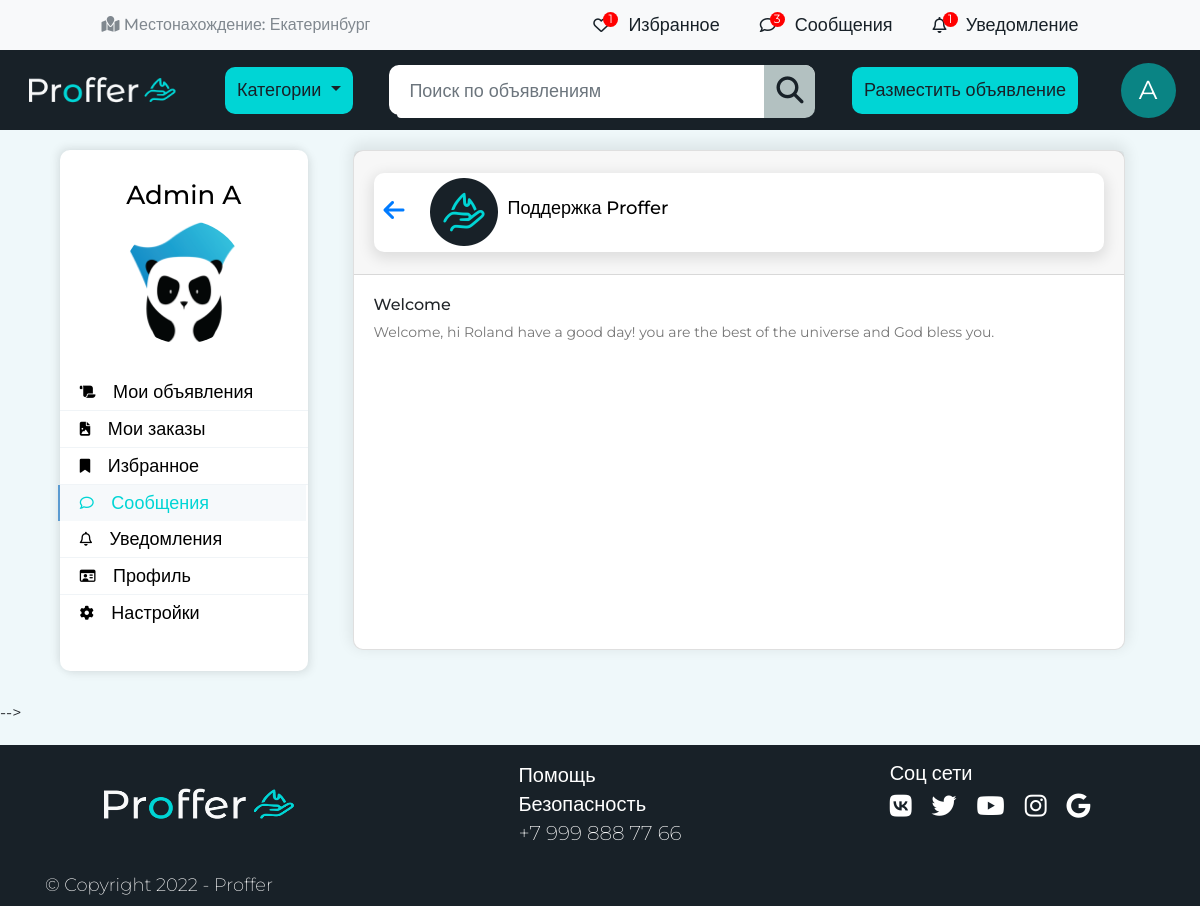
The page /accounts/profile_user/notifications/1/ (signed in) on the database its author committed.
### oursite/models.py (models this page shows, shortened)
class ImageForUser(models.Model):
    user = models.ForeignKey(User, related_name='userPic', on_delete=models.CASCADE)
    image = models.ImageField(upload_to='products/%Y/%m/%d', default='../static/images/v20_51.png')
    userstr = str(user)

class Notifications(models.Model):
    members = models.ManyToManyField(User, verbose_name=_("Пользователь"))
    image = models.ImageField(upload_to='products/%Y/%m/%d', null=True, blank=True)
    title = models.CharField(max_length=200)
    clickbait = models.TextField()
    overview = models.TextField()
    url = models.CharField(max_length=200)
    pub_date = models.DateTimeField(_('Дата уведомления'), default=timezone.now)

### oursite/views.py (the view)
# urls.py: path('accounts/profile_user/notifications/<id>/', views.notification, name='notification'),
@login_required(login_url='/register')
def notification(request, id):
    image = ImageForUser.objects.get(user=request.user)
    nots = get_object_or_404(Notifications,
                                id=id)
    return render(request, 'oursite/notification.html', {'nots': nots,
                                                         'image': image})

### cart/context_processors.py (called while the page is built)
def cart(request):
    return {'cart': Cart(request)}

### oursite/templates/oursite/notification.html (shortened to what this page needs)
{% extends "oursite/index.html" %}
{% load static %}
{% block content %}
{% load humanize %}
    <div class="container">
        <div class="profile">
            <div class="col-md-3">
                <div class="profile-sidebar">
                    <div class="profile-usertitle">
                        <div class="profile-usertitle-name">
                            {{ user.first_name }} {{ user.last_name.0 }}
                        </div>
                    </div>
                    <div class="profile-userpic">
                        <img src="{{ image.image.url }}" class="img-responsive" alt="">
                    </div>
                    <div class="profile-usermenu">
                        <ul class="nav">
                            <li><a class="dropdown-item" href="{% url 'oursite:profilee' %}">&nbsp;&nbsp;<i class="fa-solid fa-scroll"></i>&nbsp;&nbsp;Мои объявления</a></li>
                            <li><a class="dropdown-item" href="{% url 'oursite:profile_buying' %}">&nbsp;&nbsp;<i class="fa-solid fa-file-image"></i>&nbsp;&nbsp;Мои заказы</a></li>
                            <li><a class="dropdown-item" href="{% url 'cart:cart_detail' %}">&nbsp;&nbsp;<i class="fa-solid fa-bookmark"></i>&nbsp;&nbsp;Избранное</a></li>
                            <li class="active"><a class="dropdown-item" href="{% url 'oursite:dialogs' %}">&nbsp;&nbsp;<i class="fa-regular fa-comment"></i>&nbsp;&nbsp;Сообщения</a></li>
                            <li><a class="dropdown-item" href="{% url 'oursite:notifications' %}">&nbsp;&nbsp;<i class="fa-regular fa-bell"></i>&nbsp;&nbsp;Уведомления</a></li>
                            <li><a class="dropdown-item" href="{% url 'oursite:profile_manage' %}">&nbsp;&nbsp;<i class="fa-regular fa-id-card"></i>&nbsp;&nbsp;Профиль</a></li>
                            <li><a class="dropdown-item" href="">&nbsp;&nbsp;<i class="fa-solid fa-gear"></i>&nbsp;&nbsp;Настройки</a></li>
                        </ul>
                    </div>
                </div>
            </div>
            <div class="col-md-9">
                <div class="profile-content">
                    <div class="col-lg-12 col-md-12">
                        <div class="card panel panel-default chat-widget">
                        <div class="card-header">
                                <div class="inbox_chat_top">
                                    <div class="chat_list active_chat">
                                    <div class="chat_people_img">
                                        <span class="chat_back"><a href="{% url 'oursite:notifications' %}"><i class="fa fa-arrow-left" style="font-size:24px"></i></a></span>
                                        <div class="chat_img"><img src="{% static 'images/profferLogo.png' %}" width="68px" height="68px" alt="sunil"></div>
                                        <div class="chat_people">
                                            <div class="name_person"><h5>Поддержка Proffer</h5></div>
                                        </div>
                                    </div>
                                    </div>
                                </div>
                        </div>
                        <div class="card-body">
                            <span class="alert_content">
                                <span class="alert_content_title"><h6>{{ nots.title }} </h6></span>
                                <span class="alert_content_text"><p>{{ nots.overview }}</p></span>
                            </span>
                        </div>
                      </div>
                    </div>
                </div>
            </div>
        </div>
    </div>
</body>
</html>-->
{% endblock %}

### oursite/templates/oursite/index.html (shortened to what this page needs)
{% load static %}
<!DOCTYPE html>
<html lang="en">
<head>
    <link rel="stylesheet" href="https://maxcdn.bootstrapcdn.com/bootstrap/4.0.0-beta/css/bootstrap.min.css"
>
    <link rel="stylesheet" href="https://cdnjs.cloudflare.com/ajax/libs/font-awesome/6.1.2/css/all.min.css"
>
    <link rel="stylesheet" href="https://cdnjs.cloudflare.com/ajax/libs/slick-carousel/1.5.8/slick.min.css"
 />
    <link rel="stylesheet" href="https://cdnjs.cloudflare.com/ajax/libs/slick-carousel/1.5.8/slick-theme.min.css"
 />
    <link rel="stylesheet" href="{% static 'css/mystyle.css' %}">
</head>
<body>
    <header class="fixed-top">
        <div class="topBarContainer">
            <div class="topbarLeft">
                <span class="localisation">
                    <i class="fa-solid fa-map-location topmapIcon"></i>
                    <span>Mестонахождение:</span>
                    <span class="btnCity"><a href="#" role="button">Екатеринбург</a></span>
                </span>
            </div>
            <div class="topbarCenter">
                <div class="topbarIcons">
                    <div class="topbarIconItem">
                        <a href="{% url 'cart:cart_detail' %}" class="linkItem">
                            <i class="fa-regular fa-heart iconItem"></i>
                            <span class="topbarIconBadge">1</span>
                            <span class="topbarIconTitle">Избранное</span>
                        </a>
                    </div>
                    <div class="topbarIconItem">
                        <a href="{% url 'oursite:dialogs' %}" class="linkItem">
                            <i class="fa-regular fa-comment iconItem"></i>
                            <span class="topbarIconBadge">3</span>
                            <span class="topbarIconTitle">Сообщения</span>
                        </a>
                    </div>
                    <div class="topbarIconItem">
                        <a href="{% url 'oursite:notifications' %}" class="linkItem">
                            <i class="fa-regular fa-bell iconItem"></i>
                            <span class="topbarIconBadge">1</span>
                            <span class="topbarIconTitle">Уведомление</span>
                        </a>
                    </div>
                </div>
            </div>
        </div>
        <div class="appBarContainer">
            <div class="headerLogo">
                <a href="{% url 'oursite:product_list' %}" class="headerLogoImg"><img
                        src="{% static 'images/logo.png' %}" alt="logoproffer"></a>
            </div>
            <div class="headerBtnCategory">
                <div class="btn-group show-on-hover choosecategoryhover">
                    <a class="btn btn-primary btnCategory dropdown-toggle" href="#" id="navbarDropdown" role="button"
                        aria-haspopup="true" aria-expanded="false">
                        Категории
                    </a>
                </div>
            </div>
            <div class="headerSearchBar">
                <form class="searchbar" role="search" action="{% url 'oursite:search' %}" method="get">
                    <div class="input-group ml-2">
                        <input type="text" class="form-control me-2 searchInput" aria-label="Small"
                            aria-describedby="inputGroup-sizing-sm" placeholder="Поиск по объявлениям" name="q">
                        <div class="input-group-append searchIcon">
                            <button type="button" class="btn btn-primary btnsearchIcon" name="q">
                                <i class="fa fa-search"></i>
                            </button>
                        </div>
                    </div>
                </form>
            </div>
            <div class="headerBtnAddItem">
                <a class="btn btn-primary btnCategory" href="{% url 'oursite:profile' %}" role="button">Разместить
                    объявление</a>
            </div>
            <ul class="nav navbar-nav headerAvatar">
                {% if request.user.is_authenticated %}
                <li class="dropdown">
                    <button type="button" class="dropdown bg-transparent border-0" data-toggle="dropdown">
                        <div class="nameAvatar"> {{ user.first_name.0 }}</div>
                    </button>
                </li>
                {% endif %}
            </ul>
        </div>
    </header>
    <div class="homeContainer">
        {% block content %}
        {% endblock %}
    <section>
            <footer class="footer-page">
                <div class="footer-content">
                    <div class="row w-100 d-flex justify-content-between">
                        <div class="footer-left col-md-4 mt-md-0 mt-3">
                            <span><a href="{% url 'oursite:product_list' %}" class="footerLogoImg"><img src="{% static 'images/logo.png' %}" alt="logopro"></a></span>
                        </div>
                        <div class="footer-center col-md-4 mb-md-0 mb-3">
                            <ul class="footer-link list-unstyled mt-3">
                                <li>
                                  <a href="#!">Помощь</a>
                                </li>
                                <li>
                                  <a href="#!">Безопасность</a>
                                </li>
                                <li>
                                  <a href="#!">+7 999 888 77 66</a>
                                </li>
                            </ul>
                        </div>
                        <div class="footer-right col-md-4 mb-md-0 mb-3">
                           <ul class="footer-icon list-unstyled mt-3">
                                <li><h5 class="footer-title">Соц сети</h5></li>
                                <li>
                                    <span class="footer-icon"><a href="#"><i class="fa-brands fa-vk"></i></a><a href="#"><i class="fa-brands fa-twitter"></i></a><a href="#"><i class="fa-brands fa-youtube"></i></a><a href="#"><i class="fa-brands fa-instagram"></i></a><a href="#"><i class="fa-brands fa-google"></i></a></span>
                                </li>
                            </ul>
                        </div>
                    </div>
                    </div>
                    <div class="container">
                        <div class="row">
                            <div class="footer-copyright link col-md-12">
                                <div class="py-3">
                                    © Copyright 2022 - Proffer
                                </div>
                        </div>
                    </div>
                </div>
            </footer>
    </section>
</body>
</html>

### rows shown on the page
ImageForUser: image (picture)
Notifications: title "Welcome", overview "Welcome, hi Roland have a good day! you are the best of the universe and God bless you."

### other values the page prints
{{ user.first_name.0 }} "A"
{{ user.first_name }} "Admin"
{{ user.last_name.0 }} "A"
